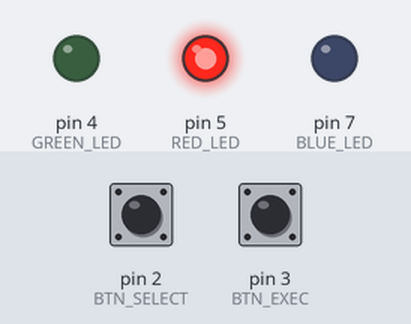
This sketch was run on a simulated Arduino Uno, built with avr-gcc and run on an emulated ATmega328P. Parts: output pins drawn as LEDs (lit = HIGH). The test bench sets the inputs (shaded band); at power-on: pin 2 (BTN_SELECT) HIGH, pin 3 (BTN_EXEC) HIGH.

Above: at 1.2 s.
1.3 s: pin 2 (BTN_SELECT) pulled LOW for 0.15 s
At 2.5 s:
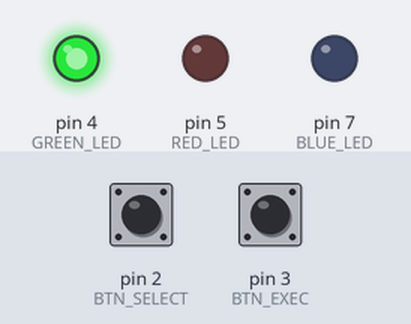
2.9 s: pin 3 (BTN_EXEC) pulled LOW for 0.15 s
At 3.4 s:
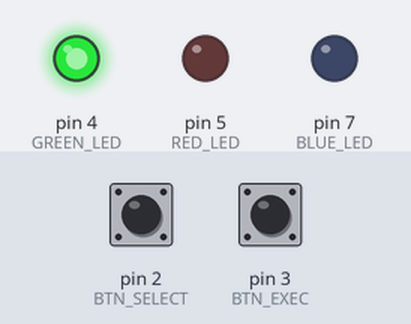
4.5 s: pin 2 (BTN_SELECT) pulled LOW for 1 s
At 5.1 s:
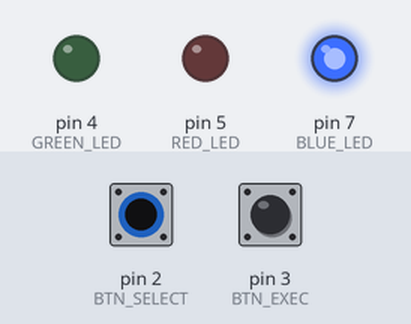
7.0 s: pin 2 (BTN_SELECT) pulled LOW for 3.2 s
At 8.3 s:
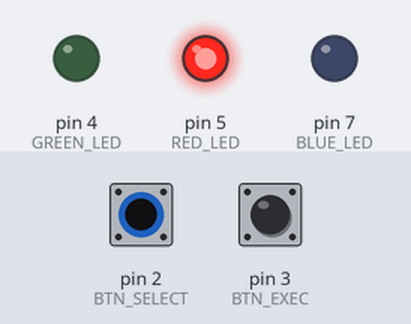
Timing chart, 0 to 10.0 s (numbered marks = the images above; inputs shaded):
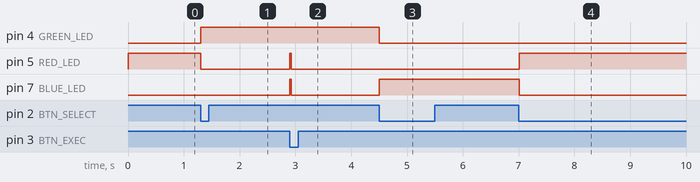

The sketch:

Lab2_Q3.ino
```cpp
// Question 3


#include <Arduino.h>                 // Include Arduino library

// -------- Button pins --------
const uint8_t BTN_SELECT = 2;        // Button on pin 2 used to select operation (interrupt)
const uint8_t BTN_EXEC   = 3;        // Button on pin 3 used to execute operation (interrupt)

// -------- LED pins --------
const uint8_t RED_LED   = 5;         // Red LED connected to pin 5
const uint8_t GREEN_LED = 4;         // Green LED connected to pin 4
const uint8_t BLUE_LED  = 7;         // Blue LED connected to pin 7

// -------- Operation control --------
volatile uint8_t op_mode = 1;        // Operation mode: 1=ADD, 2=SUB, 3=MUL
volatile bool exec_request = false;  // Flag to request calculation (set in ISR)

// -------- Debounce timing --------
volatile unsigned long last_sel_us = 0; // Last time select button was pressed
volatile unsigned long last_exe_us = 0; // Last time execute button was pressed
const unsigned long DEBOUNCE_US = 30000; // Debounce delay (30 ms)

// -------- Arrays --------
const int SIZE = 10;                 // Size of arrays
int arr1[SIZE]   = {1,2,3,4,5,6,7,8,9,10}; // First input array
int arr2[SIZE]   = {10,9,8,7,6,5,4,3,2,1}; // Second input array
int result[SIZE] = {0};              // Array to store results

// -------- Function to control LEDs --------
void setLEDs(bool r, bool g, bool b) {
  digitalWrite(RED_LED,   r ? HIGH : LOW);   // Turn red LED on/off
  digitalWrite(GREEN_LED, g ? HIGH : LOW);   // Turn green LED on/off
  digitalWrite(BLUE_LED,  b ? HIGH : LOW);   // Turn blue LED on/off
}

// -------- ISR for select button --------
// Cycles through operations: ADD → SUB → MUL
void ISR_selectOp() {
  unsigned long now = micros();               // Get current time
  if (now - last_sel_us > DEBOUNCE_US) {      // Check debounce
    op_mode++;                                // Move to next operation
    if (op_mode > 3) op_mode = 1;             // Wrap back to ADD
    last_sel_us = now;                        // Save press time
  }
}

// -------- ISR for execute button --------
// Requests execution of selected operation
void ISR_execute() {
  unsigned long now = micros();               // Get current time
  if (now - last_exe_us > DEBOUNCE_US) {      // Check debounce
    exec_request = true;                      // Signal execution request
    last_exe_us = now;                        // Save press time
  }
}

// -------- Setup function --------
void setup() {
  pinMode(BTN_SELECT, INPUT_PULLUP);          // Set select button as input
  pinMode(BTN_EXEC,   INPUT_PULLUP);          // Set execute button as input

  pinMode(RED_LED, OUTPUT);                   // Set red LED as output
  pinMode(GREEN_LED, OUTPUT);                 // Set green LED as output
  pinMode(BLUE_LED, OUTPUT);                  // Set blue LED as output

  // Start with ADD mode selected
  setLEDs(true, false, false);                // Red LED ON

  // Attach interrupts to buttons
  attachInterrupt(digitalPinToInterrupt(BTN_SELECT), ISR_selectOp, FALLING);
  attachInterrupt(digitalPinToInterrupt(BTN_EXEC),   ISR_execute,  FALLING);
}

// -------- Main loop --------
void loop() {
  uint8_t mode;                               // Local copy of operation mode

  // Safely copy operation mode from ISR
  noInterrupts();
  mode = op_mode;
  interrupts();

  // Indicate selected operation using LEDs
  if (mode == 1) setLEDs(true,  false, false); // ADD → red LED
  if (mode == 2) setLEDs(false, true,  false); // SUB → green LED
  if (mode == 3) setLEDs(false, false, true ); // MUL → blue LED

  bool do_exec = false;                       // Flag to start calculation

  // Safely check execution request
  noInterrupts();
  if (exec_request) {
    exec_request = false;                     // Clear request
    do_exec = true;                           // Allow execution
  }
  interrupts();

  // Perform calculation if requested
  if (do_exec) {
    setLEDs(false, false, false);             // Turn all LEDs OFF during calculation

    // Apply selected operation to all array elements
    for (int i = 0; i < SIZE; i++) {
      if (mode == 1) result[i] = arr1[i] + arr2[i];      // Addition
      else if (mode == 2) result[i] = arr1[i] - arr2[i]; // Subtraction
      else result[i] = arr1[i] * arr2[i];                // Multiplication
    }

    setLEDs(true, true, true);                // Turn all LEDs ON when done
  }

  delay(20);                                  // Small delay for stability
}
```

Measured:
- after the input at 1.3 s, pin 4 (GREEN_LED): LOW → HIGH at once; pin 5 (RED_LED): HIGH → LOW at once
- after the input at 2.9 s, pin 5 (RED_LED), pin 7 (BLUE_LED): LOW → HIGH at once, → LOW 0.02 s later
- after the input at 4.5 s, pin 4 (GREEN_LED): HIGH → LOW at once; pin 7 (BLUE_LED): LOW → HIGH at once
- after the input at 7.0 s, pin 5 (RED_LED): LOW → HIGH at once; pin 7 (BLUE_LED): HIGH → LOW at once
